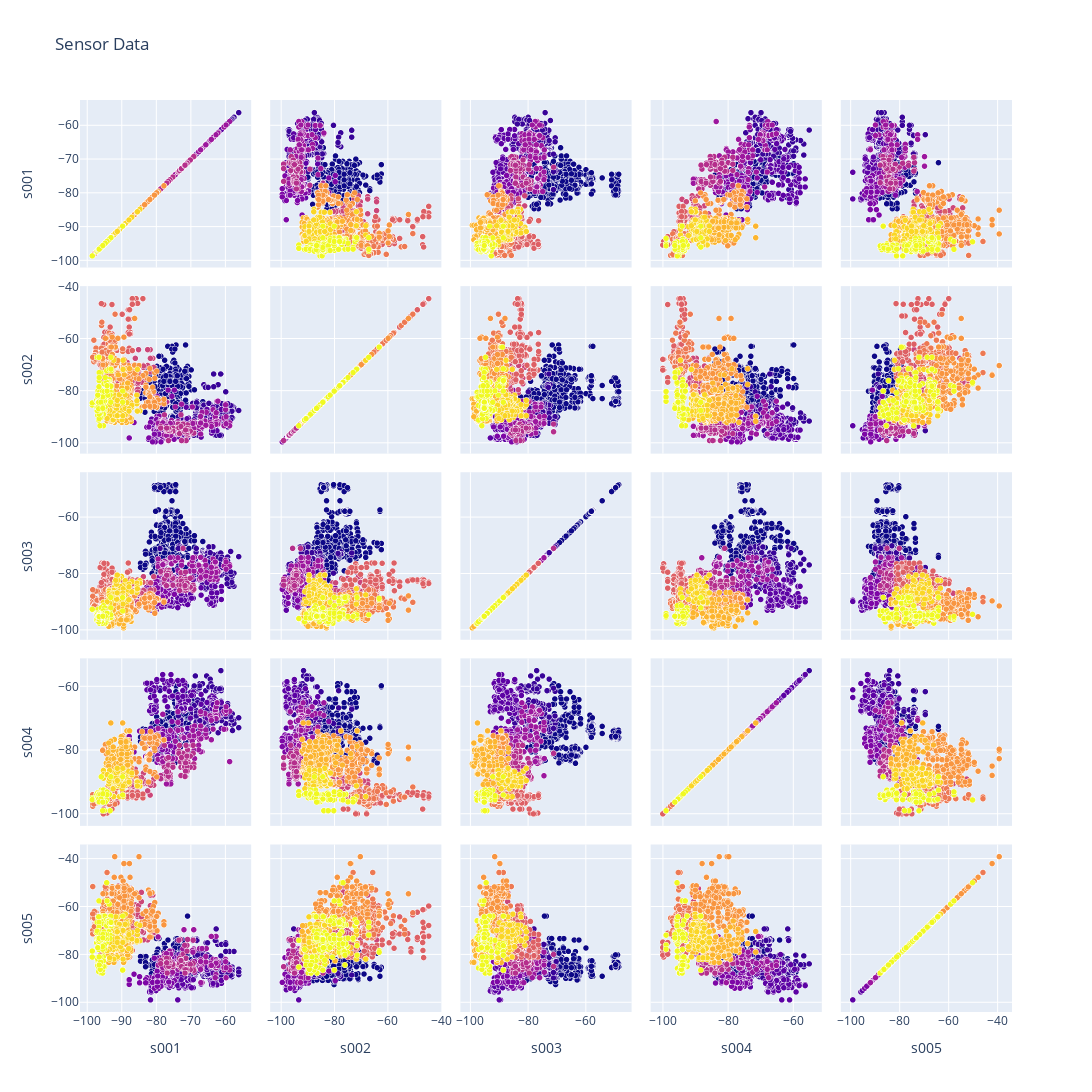

The notebook cell saved with this chart:
### Code cell
index_vals = df['Roomname'].astype('category').cat.codes



fig = go.Figure(data=go.Splom(
                dimensions=[dict(label='s001', values=df['s001']),
                            dict(label='s002', values=df['s002']),
                            dict(label='s003', values=df['s003']),
                            dict(label='s004', values=df['s004']),
                            dict(label='s005', values=df['s005'])],
                text=df['Roomname'],
                marker=dict(color= df['Room'],
                            line_color='white', line_width=0.5)
                ))


fig.update_layout(
    title='Sensor Data',
    width=1500,
    height=1500,
)

fig.show()

### Figure 1 — Plotly figure (JSON) as saved in the notebook; plotly's stock layout.template omitted (floating-point values rounded to 4 significant figures; data arrays with more than 128 entries replaced by an {"elided": "..."} marker saying what was removed)
{"data": [{"dimensions": [{"label": "s001", "values": {"elided": "5295 float values"}}, {"label": "s002", "values": {"elided": "5295 float values"}}, {"label": "s003", "values": {"elided": "5295 float values"}}, {"label": "s004", "values": {"elided": "5295 float values"}}, {"label": "s005", "values": {"elided": "5295 float values"}}], "marker": {"color": {"elided": "5295 int values"}, "line": {"color": "white", "width": 0.5}}, "text": {"elided": "5295 str values"}, "type": "splom"}], "layout": {"height": 1500, "title": {"text": "Sensor Data"}, "width": 1500}}
